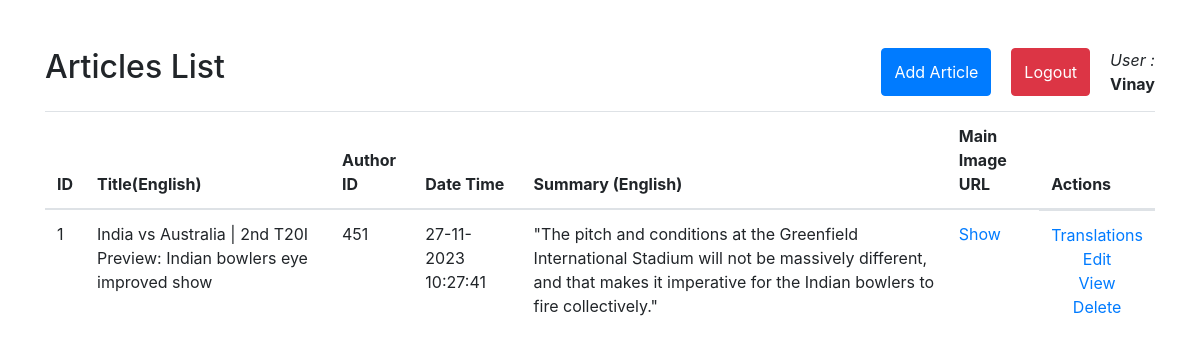
/admin (signed in), run on an earlier commit of the app's database.
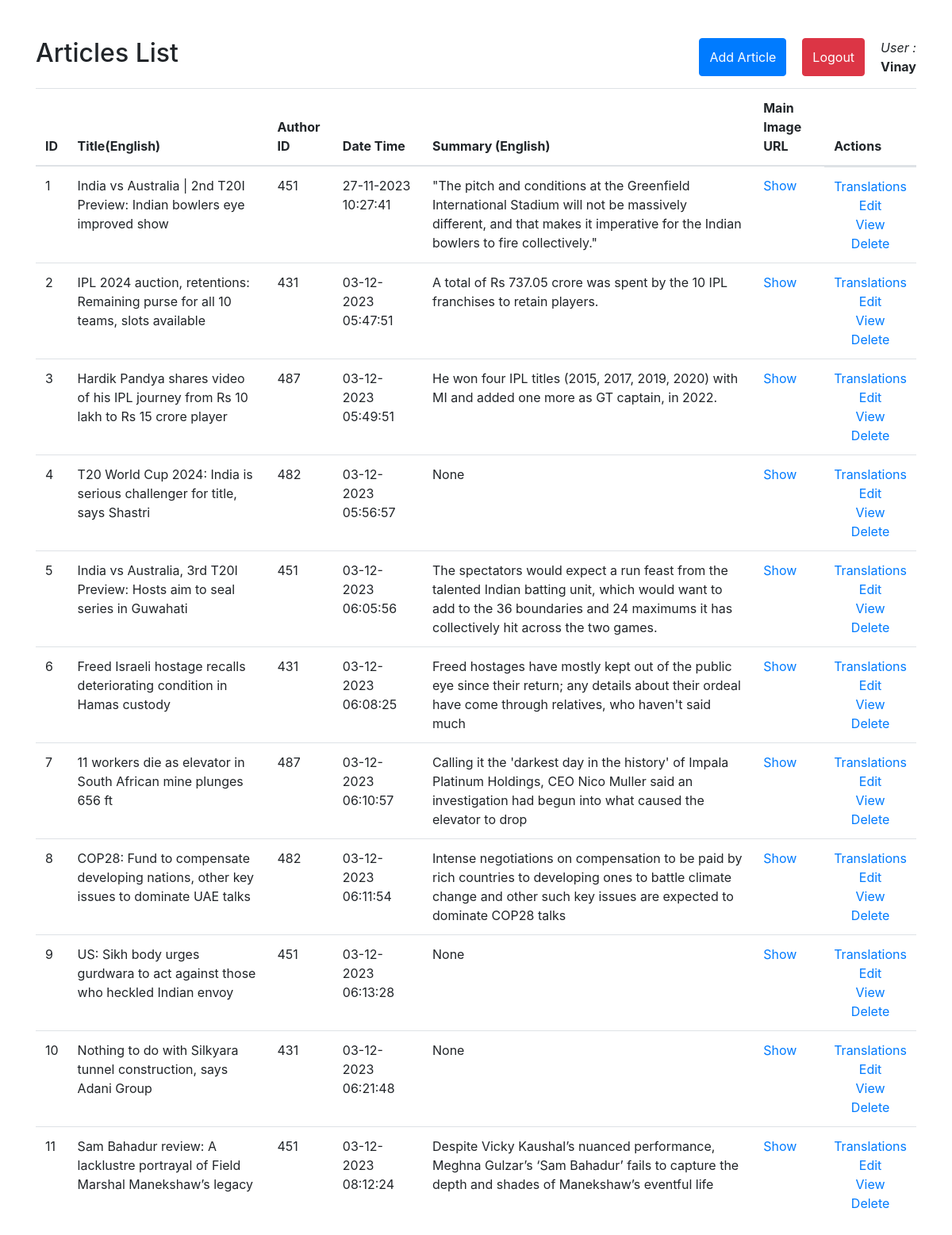
And on a later commit of the database.
### app.py (models this page shows)
class Article(db.Model):
    article_id = db.Column(db.Integer, primary_key=True, autoincrement=True)
    title_en = db.Column(db.String(1200))
    title_hi = db.Column(db.String(1200))
    title_ta = db.Column(db.String(1200))
    title_te = db.Column(db.String(1200))
    author_id = db.Column(db.Integer, db.ForeignKey('author.author_id'))
    date_time = db.Column(db.DateTime, default=datetime.utcnow)
    summary_en = db.Column(db.Text)
    summary_hi = db.Column(db.Text)
    summary_ta = db.Column(db.Text)
    summary_te = db.Column(db.Text)
    main_img_url = db.Column(db.Text)
    content_en = db.Column(db.Text)
    content_te = db.Column(db.Text)
    content_ta = db.Column(db.Text)
    content_hi = db.Column(db.Text)
    translator_te_userid = db.Column(db.Integer, db.ForeignKey('user.id'))
    translator_hi_userid = db.Column(db.Integer, db.ForeignKey('user.id'))
    translator_ta_userid = db.Column(db.Integer, db.ForeignKey('user.id'))
    translator_te_user = db.relationship('User', foreign_keys=[translator_te_userid])
    translator_hi_user = db.relationship('User', foreign_keys=[translator_hi_userid])
    translator_ta_user = db.relationship('User', foreign_keys=[translator_ta_userid])

### app.py (the view, shortened to what this page needs)
@app.route("/admin")
def serve_adminpanel():
    if 'user_id' in session:
        user_id = session['user_id']
        if user_id == 1001:
            articles = Article.query.with_entities(Article.article_id, Article.title_en, Article.author_id, Article.date_time, Article.main_img_url, Article.summary_en).all()
            return render_template('admin_panel.html', title="Admin Panel", articles=articles, user=session['username'])
    else:
        return redirect(url_for('login'))

### templates/admin_panel.html (shortened to what this page needs)
<!DOCTYPE html>
<html lang="en">
<head>
    <link rel="stylesheet" href="https://cdn.jsdelivr.net/npm/bootstrap@4.1.3/dist/css/bootstrap.min.css"></head>
<body>
    <div class="container mt-5">
        <div id="heading-cont">
            <div id="heading-left-cont">
                <h2 class="">Articles List</h2>
                <button id="new_article_btn" onclick="location.href='/admin/create-article'" type="button" class="btn btn-primary">Add Article</button>
            </div>
            <div id="heading-right-cont">
                <button id="logout_btn" onclick="location.href='/admin/logout'" type="button" class="btn btn-danger">Logout</button>
                <div class="user-details-wrapper">
                    <div><em>User : </em></div>
                    <div><strong>{{user}}</strong></div>
                </div>
            </div>
        </div>
        <table class="table table-hover">
            <thead>
                <tr>
                    <th scope="col">ID</th>
                    <th scope="col">Title(English)</th>
                    <th scope="col">Author ID</th>
                    <th scope="col">Date Time</th>
                    <th scope="col">Summary (English)</th>
                    <th scope="col">Main Image URL</th>
                    <th scope="col">Actions</th>
                </tr>
            </thead>
            <tbody>
                {% for article in articles %}
                <tr>
                    <td scope="row">{{ article.article_id }}</td>
                    <td>{{ article.title_en }}</td>
                    <td>{{ article.author_id }}</td>
                    <td>{{ article.date_time.strftime('%d-%m-%Y %H:%M:%S') }}</td>
                    <td>{{ article.summary_en }}</td>
                    <td><a href="{{ article.main_img_url }}" target="_blank">Show</a></td>
                    <td class="actions-col">
                        <a id="translations_btn" href='/admin/{{ article.article_id }}/translations' class="link-primary">Translations</a>
                        <a id="edit_btn" href='/admin/{{ article.article_id }}/update'  class="link-primary">Edit</a>
                        <a id="view_btn" href='/en/article/{{ article.article_id }}'  class="link-primary">View</a>
                        <a id="delete_btn" href='/admin/{{ article.article_id }}/delete'  class="link-primary">Delete</a>
                    </td>
                </tr>
                {% endfor %}
            </tbody>
        </table>
    </div>
</body>
</html>

### templates/admin_panel.html (style rules this page uses)
#heading-cont { display: flex; gap: 20px; margin-bottom: 15px; }
#heading-right-cont { display: flex; gap: 20px; }
#heading-left-cont { flex-grow: 1; display: flex; justify-content: space-between; }
.actions-col { text-align: center; display: flex; flex-direction: column; }

What changed in the data, as far as the page shows it:
added Article: article_id "2", title_en "IPL 2024 auction, retentions: Remaining purse for all 10 teams, slots available", author_id "431", date_time "03-12-2023 05:47:51", summary_en "A total of Rs 737.05 crore was spent by the 10 IPL franchises to retain players."
added Article: article_id "3", title_en "Hardik Pandya shares video of his IPL journey from Rs 10 lakh to Rs 15 crore player", author_id "487", date_time "03-12-2023 05:49:51", summary_en "He won four IPL titles (2015, 2017, 2019, 2020) with MI and added one more as GT captain, in 2022."
added Article: article_id "4", title_en "T20 World Cup 2024: India is serious challenger for title, says Shastri", author_id "482", date_time "03-12-2023 05:56:57", summary_en "None"
added Article: article_id "5", title_en "India vs Australia, 3rd T20I Preview: Hosts aim to seal series in Guwahati", author_id "451", date_time "03-12-2023 06:05:56", summary_en "The spectators would expect a run feast from the talented Indian batting unit, which would want to add to the 36 boundaries and 24 maximums it has collectively hit across the two games."
added Article: article_id "6", title_en "Freed Israeli hostage recalls deteriorating condition in Hamas custody", author_id "431", date_time "03-12-2023 06:08:25", summary_en "Freed hostages have mostly kept out of the public eye since their return; any details about their ordeal have come through relatives, who haven't said much"
added Article: article_id "7", title_en "11 workers die as elevator in South African mine plunges 656 ft", author_id "487", date_time "03-12-2023 06:10:57", summary_en "Calling it the 'darkest day in the history' of Impala Platinum Holdings, CEO Nico Muller said an investigation had begun into what caused the elevator to drop"
added Article: article_id "8", title_en "COP28: Fund to compensate developing nations, other key issues to dominate UAE talks", author_id "482", date_time "03-12-2023 06:11:54", summary_en "Intense negotiations on compensation to be paid by rich countries to developing ones to battle climate change and other such key issues are expected to dominate COP28 talks"
added Article: article_id "9", title_en "US: Sikh body urges gurdwara to act against those who heckled Indian envoy", author_id "451", date_time "03-12-2023 06:13:28", summary_en "None"
added Article: article_id "10", title_en "Nothing to do with Silkyara tunnel construction, says Adani Group", author_id "431", date_time "03-12-2023 06:21:48", summary_en "None"
added Article: article_id "11", title_en "Sam Bahadur review: A lacklustre portrayal of Field Marshal Manekshaw’s legacy", author_id "451", date_time "03-12-2023 08:12:24", summary_en "Despite Vicky Kaushal’s nuanced performance, Meghna Gulzar’s ‘Sam Bahadur’ fails to capture the depth and shades of Manekshaw’s eventful life"
